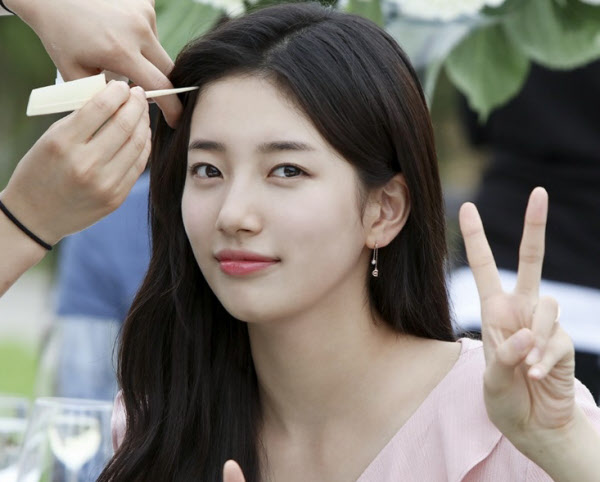
#> input picture suji.jpeg, 600 x 482 px
$ jupyter execute Untitled20.ipynb
#> lines starting #> are read from the running program, lines starting #| are printed output that depends on the picture
[cell 1]
import numpy as np
import cv2 as cv
from matplotlib import pyplot as plt
from skimage.exposure import rescale_intensity

image = cv.imread('suji.jpeg') #,0을 붙이면 흑백으로 처리됨. 꿀팁
#> image is the input picture: shape (482, 600, 3); mean B, G, R 111.9, 118.2, 123.4
kernel = np.ones((5,5), np.float32)/25

def convolve(image, kernel, pad, stride):
    (image_height, image_width) = image.shape[:2]
    (kernel_height, kernel_width) = kernel.shape[:2]

    output_width = (image_width +2 * pad - kernel_width)/stride +1
    output_height = (image_height +2 * pad - kernel_height)/stride +1

    image = cv.copyMakeBorder(image, pad, pad, pad, pad, cv.BORDER_REPLICATE)
    output = np.zeros((output_height, output_width,3), dtype="float32")

    for y in np.arange(pad, image_height + pad):
        for x in np.arange(pad, image_width + pad):
            roi0 = image[y - (kernel_height-1)/2:y + (kernel_height-1)/2 + 1, x - (kernel_width-1)/2:x + (kernel_width-1)/2 + 1,0]
            roi1 = image[y - (kernel_height-1)/2:y + (kernel_height-1)/2 + 1, x - (kernel_width-1)/2:x + (kernel_width-1)/2 + 1,1]
            roi2 = image[y - (kernel_height-1)/2:y + (kernel_height-1)/2 + 1, x - (kernel_width-1)/2:x + (kernel_width-1)/2 + 1,2]
            #print(roi0)
            #print(roi1)
            #print(roi2)
            k0 = (roi0 * kernel).sum()
            k1 = (roi1 * kernel).sum()
            k2 = (roi2 * kernel).sum()
            #print(k0)
            #print(k1)
            #print(k2)
            output[(y - pad)/stride, (x - pad)/stride,0] = k0
            output[(y - pad)/stride, (x - pad)/stride,1] = k1
            output[(y - pad)/stride, (x - pad)/stride,2] = k2

            #output = rescale_intensity(output, in_range=(0, 255))
            output = output.astype("uint8")
    return output

    dst = convolve(image, kernel, 2, 2)

    cv.imshow('image',dst)
    cv.waitKey(0)
    cv.destroyWindows()

[cell 2]
import numpy as np
import cv2 as cv
from matplotlib import pyplot as plt
from skimage.exposure import rescale_intensity

def convolve(image, kernel, pad, stride):
    # grab the spatial dimensions of the image, along with
    # the spatial dimensions of the kernel
#> called with kernel = array of shape (3, 3), pad = 1, stride = 1
    (image_Height, image_Width) = image.shape[:2]
#> image_Height = 482; image_Width = 600
    (kernel_Height, kernel_Width) = kernel.shape[:2]
    # allocate memory for the output image, taking care to
    # "pad" the borders of the input image so the spatial
    # size (i.e., width and height) are not reduced
    b,g,r = cv.split(img)
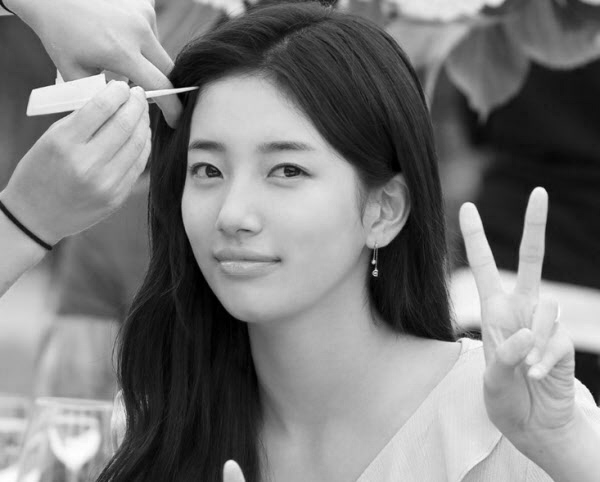
#> r: shape (482, 600); min 0, max 255, mean 123.4
    b = cv.copyMakeBorder(b, pad, pad, pad, pad, cv.BORDER_REPLICATE)
#> b: shape (484, 602)
    g = cv.copyMakeBorder(g, pad, pad, pad, pad, cv.BORDER_REPLICATE)
#> g: shape (484, 602)
    r = cv.copyMakeBorder(r, pad, pad, pad, pad, cv.BORDER_REPLICATE)
#> r: shape (484, 602)
    padding = int((kernel_Width - 1) / 2)
    output_b = np.zeros((int((image_Height+pad*2-kernel_Height)/stride+1), int((image_Width+pad*2-kernel_Width)/stride+1)), dtype="float32")
    output_g = np.zeros((int((image_Height+pad*2-kernel_Height)/stride+1), int((image_Width+pad*2-kernel_Width)/stride+1)), dtype="float32")
    output_r = np.zeros((int((image_Height+pad*2-kernel_Height)/stride+1), int((image_Width+pad*2-kernel_Width)/stride+1)), dtype="float32")
    # loop over the input image, "sliding" the kernel across
    # each (x, y)-coordinate from left-to-right and top to
    # bottom
    for y in np.arange(padding, int((image_Height+pad*2-kernel_Height)/stride+1)):
        for x in np.arange(padding, int((image_Width+pad*2-kernel_Width)/stride+1)):
            # extract the ROI of the image by extracting the
            # *center* region of the current (x, y)-coordinates
            # dimensions
            roi_b = b[int((stride*y) - padding):int((stride*y)+ padding + 1),
                        int((stride*x) - padding):int((stride*x)+ padding + 1)]
            roi_g = g[int((stride*y) - padding):int((stride*y)+ padding + 1),
                        int((stride*x) - padding):int((stride*x)+ padding + 1)]
            roi_r = r[int((stride*y) - padding):int((stride*y)+ padding + 1),
                        int((stride*x) - padding):int((stride*x)+ padding + 1)]
            # perform the actual convolution by taking the
            # element-wise multiplicate between the ROI and
            # the kernel, then summing the matrix
            k_b = (roi_b * kernel).sum()
            k_g = (roi_g * kernel).sum()
            k_r = (roi_r * kernel).sum()
            # store the convolved value in the output (x,y)-
            # coordinate of the output image

            output_b[y - padding, x - padding] = k_b
            output_g[y - padding, x - padding] = k_g
            output_r[y - padding, x - padding] = k_r
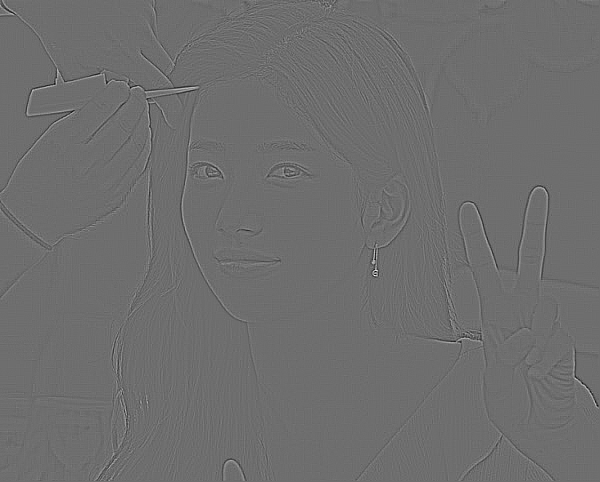
#> output_b: shape (482, 600) float32; min -565, max 739, mean 0; drawn with min black and max white
            # rescale the output image to be in the range [0, 255]
    output_b = rescale_intensity(output_b, in_range=(0, 255))
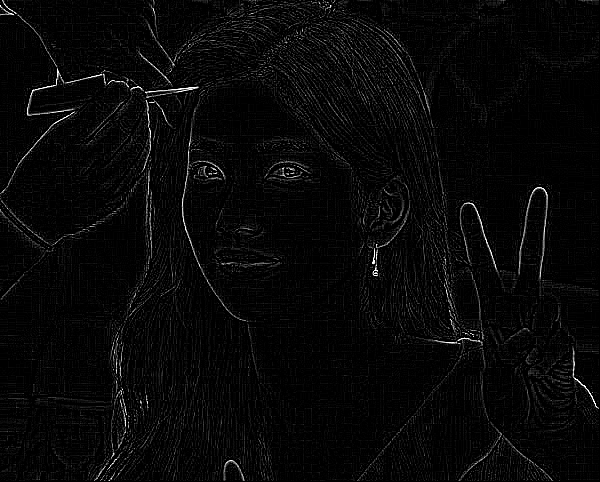
#> output_b: shape (482, 600) float32; min 0, max 1, mean 0.0319
    output_b = (output_b * 255).astype("uint8")
    output_g = rescale_intensity(output_g, in_range=(0, 255))
    output_g = (output_g * 255).astype("uint8")
    output_r = rescale_intensity(output_r, in_range=(0, 255))
    output_r = (output_r * 255).astype("uint8")
    output = cv.merge((output_b,output_g,output_r))

    # return the output image
    return output
img = cv.imread('/home/socmgr/opencv/build3/suji.jpeg')
#kernel = np.ones((5,5),np.float32)/25  ->>averaging blurring kernel
kernel = np.array([[-1,-1,-1],[-1,8,-1],[-1,-1,-1]]) # 파이썬에서 np를 써서 배열을 만들면 성능이 더 좋아짐
kernel2 = np.array([[0,-1,0],[-1,5,-1],[0,-1,0]])
dst = convolve(img,kernel,1,1)
dst2 = convolve(img,kernel2,50,2)
#> call 2 of convolve, with kernel = array of shape (3, 3), pad = 50, stride = 2
#> in convolve (call 2), `b = cv.copyMakeBorder(b, pad, pad, pad, pad, cv.BORDER_REPLICATE)`:
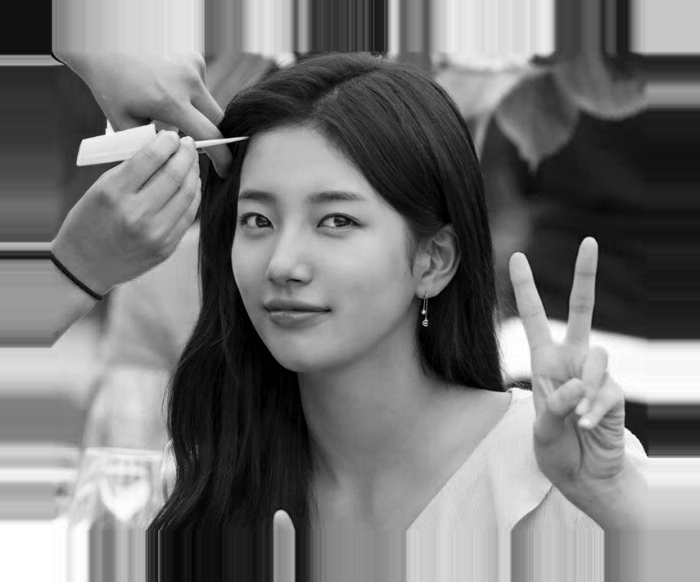
#> b: shape (582, 700); min 0, max 255, mean 118.1
#> after the loop in convolve (call 2), `for y in np.arange(padding, int((image_Height+pad*2-kernel_Height)/str..`:
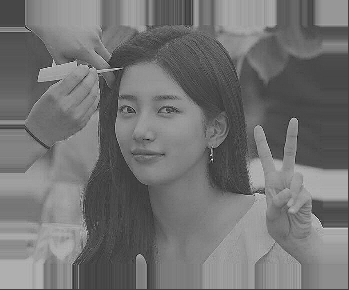
#> output_b: shape (290, 349) float32; min -147, max 437, mean 116.7; drawn with min black and max white
#> after the loop in convolve (call 2), `for y in np.arange(padding, int((image_Height+pad*2-kernel_Height)/str..`:
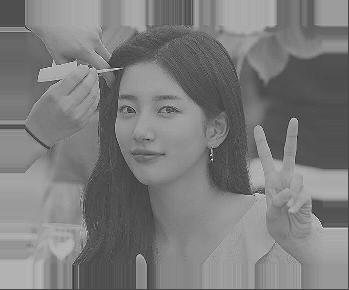
#> output_g: shape (290, 349) float32; min -167, max 430, mean 123.9; drawn with min black and max white
#> in convolve (call 2), `output_b = rescale_intensity(output_b, in_range=(0, 255))`:
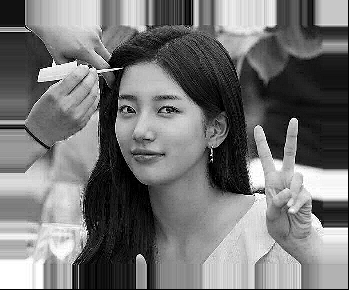
#> output_b: shape (290, 349) float32; min 0, max 1, mean 0.459
#> in convolve (call 2), `output_g = rescale_intensity(output_g, in_range=(0, 255))`:
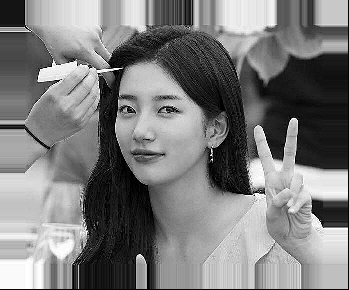
#> output_g: shape (290, 349) float32; min 0, max 1, mean 0.486
#> in convolve (call 2), `output_r = rescale_intensity(output_r, in_range=(0, 255))`:
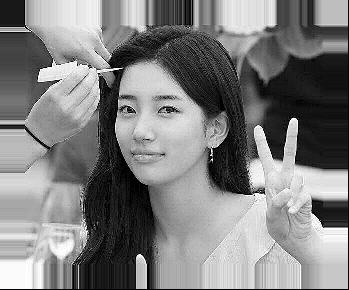
#> output_r: shape (290, 349) float32; min 0, max 1, mean 0.498
#> in convolve (call 2), `output = cv.merge((output_b,output_g,output_r))`:
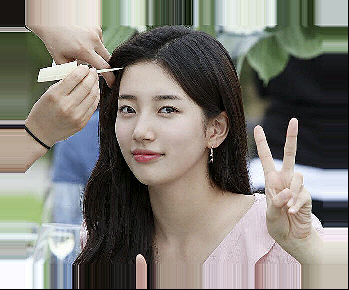
#> output: shape (290, 349, 3); mean of channels 0, 1, 2 116.9, 124, 127.1; drawn as B, G, R
dst3 = cv.filter2D(img,-1,kernel)
cv.imshow('img',dst)
cv.imshow('img2',img)
cv.imshow('img3', dst2)
cv.imshow('img4', dst3)
cv.waitKey(0)
cv.destroyAllWindows()
